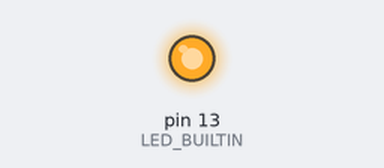
This sketch was run on a simulated Arduino Uno, built with avr-gcc and run on an emulated ATmega328P. Parts: output pins drawn as LEDs (lit = HIGH).

Above: at 1.0 s.
At 3.0 s:
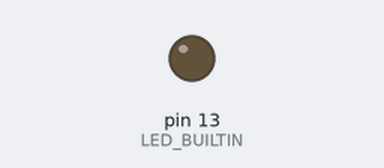
Timing chart, 0 to 5.2 s (numbered marks = the images above):
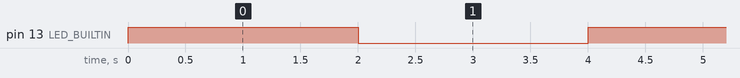

The sketch:

navigate_simple.ino
```cpp
#include "Arduino.h"
#include "models.h"

#define TACO_RIGHT_PIN 8
#define TACO_LEFT_PIN 9
#define TACOE_UPDATE_TIME 1000

#define MOTOR_LEFT_PWM_PIN 6
#define MOTOR_LEFT_DIR_PIN 7
#define MOTOR_RIGHT_PWM_PIN 10
#define MOTOR_RIGHT_DIR_PIN 12

//Speed
#define SPEED_SLOW 100  // arbitrary slow speed PWM duty cycle
#define SPEED_MID 150 // arbitrary medium speed PWM duty cycle
#define SPEED_FAST 200 // arbitrary fast speed PWM duty cycle
#define DIR_DELAY 1000 // brief delay for abrupt motor changes

#define MOVE_FORWARD HIGH
#define MOVE_REVERSE LOW

//Distance measurements
#define DISTANCE_TRIGGER_MIDDLE_PIN 5
#define DISTANCE_ECHO_MIDDLE_PIN 4
#define DISTANCE_APPROXIMATION .034 / 2
//25 milliseconds is 51 cm
#define DISTANCE_MAX_MEASURE 25 * 1000
#define DISTANCE_UPDATE_TIME 50

unsigned long _time;
Taco tacoLeft;
Taco tacoRight;
int motorSpeedSpread;
Distance distanceMiddle;
boolean checkMotorSpeed = false;
int leftSkew = 0;
int rightSkew = 0;

void setup()
{
  pinMode(LED_BUILTIN, OUTPUT);
}

// The loop function is called in an endless loop
void loop()
{
  digitalWrite(LED_BUILTIN, HIGH);   // turn the LED on (HIGH is the voltage level)
  delay(2000);                       // wait for a second
  digitalWrite(LED_BUILTIN, LOW);    // turn the LED off by making the voltage LOW
  delay(2000);                       // wait for a second
}
```

measure.cpp
```cpp
/*
 * measure.cpp
 *
 *  Created on: 11 Sep 2018
 *      Author: adam
 */

#include "models.h"


void measureTaco(Taco taco, int tacoPin) {
	/*
	tacoLeft.newState = digitalRead(TACO_LEFT_PIN);
	if (tacoLeft.newState == tacoLeft.lastState) {
		if (tacoLeft.lastState == 0)
			tacoLeft.lastState = 1;
		else
			tacoLeft.lastState = 0;
		tacoLeft.counter++;
	}
	if (millis() - tacoLeft.lastUpdate > TACOE_UPDATE_TIME) {
		Serial.print("Rotations per second (Left): ");
		Serial.println(tacoLeft.counter);
		tacoLeft.lastCount = tacoLeft.counter;
		tacoLeft.lastUpdate = millis();
		tacoLeft.counter = 0;
	}

	tacoRight.newState = digitalRead(TACO_RIGHT_PIN);
	if (tacoRight.newState == tacoRight.lastState) {
		if (tacoRight.lastState == 0)
			tacoRight.lastState = 1;
		else
			tacoRight.lastState = 0;
		tacoRight.counter++;
	}
	if (millis() - tacoRight.lastUpdate > TACOE_UPDATE_TIME) {
		Serial.print("Rotations per second (Right): ");
		Serial.println(tacoRight.counter);
		tacoRight.lastCount = tacoRight.counter;
		tacoRight.lastUpdate = millis();
		tacoRight.counter = 0;
		Serial.print("Left skew is: ");
		Serial.println(leftSkew);
		Serial.print("Right skew is: ");
		Serial.println(rightSkew);
		checkMotorSpeed = true;
	}
	*/
}
```

models.h
```cpp
/*
 * models.h
 *
 *  Created on: 11 Sep 2018
 *      Author: adam
 */

#ifndef MODELS_H_
#define MODELS_H_


struct Taco {
	int lastState;
	int newState;
	int counter;
	int lastCount;
	unsigned long lastUpdate;
};

struct Distance
{
	int duration;
	int distance;
	unsigned long lastUpdate;
};


#endif /* MODELS_H_ */
```

Measured:
- by itself, pin 13 (LED_BUILTIN): alternates HIGH for 2.0 s and LOW for 2.0 s
